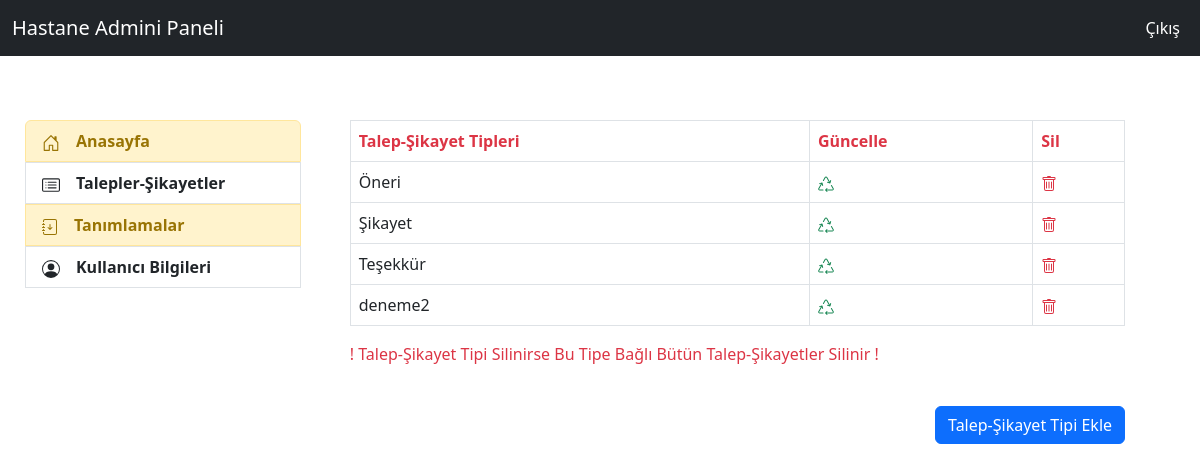
The app's page /feedbacks/feedback_type (signed in) with its own data.
### feedback/models.py (models this page shows)
class FeedbackType(models.Model):
    idcompany= models.ForeignKey(Company,on_delete=models.CASCADE,verbose_name="f_type_company")
    name = models.CharField(max_length=8,verbose_name="Talep-Şikayet Tipi")
    status = models.CharField(max_length=6,verbose_name="Durum",choices=status_choices)
    def __str__(self):
        return self.name

### feedback/views.py (the view)
# urls.py: path('feedback_type',views.feedback_type,name="feedback_type"),
@login_required(login_url="user:login")
def feedback_type(request):
    k_user = request.user
    d_user = UserAddProfile.objects.filter(user=k_user).first()
    company_id = d_user.user_company
    feedback_types = FeedbackType.objects.filter(idcompany=company_id)
    form = FeedbackTypeForm(request.POST or None)
    context={
        "feedback_types":feedback_types,
        "form":form
    }
    if form.is_valid():
        f_type = form.save(commit=False)
        f_type.idcompany = company_id
        f_type.save()
        messages.success(request,"Talep-Şikayet Tipi Oluşturuldu")
        return redirect("feedback:feedback_type")
    return render(request,"admin/feedback_type.html",context)

### templates/admin/feedback_type.html (shortened to what this page needs)
{% extends "admin/layout.html" %}
{% block content %}
{% if feedback_types %}
{% load crispy_forms_tags %}
<table class="table table-bordered">
  <thead>
    <tr>
      <th scope="col" class="text-danger">Talep-Şikayet Tipleri</th>
      <th scope="col" class="text-danger">Güncelle</th>
      <th scope="col" class="text-danger">Sil</th>
    </tr>
  </thead>
  <tbody>
  {% for feedback_type in feedback_types %}
        <tr>
            <td>{{feedback_type}}</td>
            <td><a class="text-success" href="{% url 'feedback:feedback_type_update' feedback_type.id %}">
            </a></td>
            <td><a class="text-danger" href="{% url 'feedback:feedback_type_delete' feedback_type.id %}">
            </a></td>
        </tr>
  {% endfor %}
  </tbody>
</table>
<p class="text-danger">! Talep-Şikayet Tipi Silinirse Bu Tipe Bağlı Bütün Talep-Şikayetler Silinir !</p><br>
<div class="d-flex justify-content-end ">
    <div class="col-example">
        <button class="btn btn-primary" type="button" data-bs-toggle="collapse" data-bs-target="#collapseExampleTypeAdd" aria-expanded="false" aria-controls="collapseExample">
        Talep-Şikayet Tipi Ekle</button>
    </div>
</div><br>
<br>
{% else %}
    {% load crispy_forms_tags %}
{% endif %}
{% endblock  %}

### records on screen
FeedbackType: name "Öneri"
FeedbackType: name "Şikayet"
FeedbackType: name "Teşekkür"
FeedbackType: name "deneme2"
